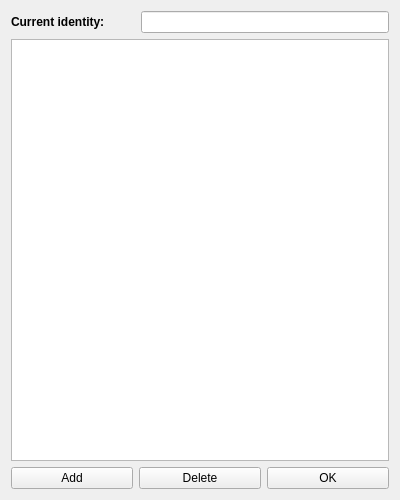
<?xml version="1.0" encoding="UTF-8"?>
<ui version="4.0">
 <class>ProfileEditor</class>
 <widget class="QDialog" name="ProfileEditor">
  <property name="geometry">
   <rect>
    <x>0</x>
    <y>0</y>
    <width>400</width>
    <height>500</height>
   </rect>
  </property>
  <property name="windowTitle">
   <string>Profile Editor</string>
  </property>
  <layout class="QVBoxLayout" name="verticalLayout">
   <item>
    <layout class="QVBoxLayout" name="profileEditorLayout" stretch="0,20,1">
     <item>
      <layout class="QHBoxLayout" name="identityLayout" stretch="2,4">
       <item>
        <widget class="QLabel" name="identityLabel">
         <property name="font">
          <font>
           <weight>75</weight>
           <bold>true</bold>
          </font>
         </property>
         <property name="text">
          <string>Current identity:</string>
         </property>
        </widget>
       </item>
       <item>
        <widget class="QLineEdit" name="identityInput">
         <property name="readOnly">
          <bool>true</bool>
         </property>
        </widget>
       </item>
      </layout>
     </item>
     <item>
      <widget class="QTableView" name="profileTable">
       <attribute name="horizontalHeaderCascadingSectionResizes">
        <bool>false</bool>
       </attribute>
       <attribute name="horizontalHeaderDefaultSectionSize">
        <number>100</number>
       </attribute>
       <attribute name="horizontalHeaderShowSortIndicator" stdset="0">
        <bool>true</bool>
       </attribute>
       <attribute name="horizontalHeaderStretchLastSection">
        <bool>true</bool>
       </attribute>
       <attribute name="verticalHeaderVisible">
        <bool>true</bool>
       </attribute>
      </widget>
     </item>
     <item>
      <layout class="QHBoxLayout" name="buttonLayout" stretch="1,1,1">
       <item>
        <widget class="QPushButton" name="addRowButton">
         <property name="text">
          <string>Add</string>
         </property>
         <property name="autoDefault">
          <bool>false</bool>
         </property>
        </widget>
       </item>
       <item>
        <widget class="QPushButton" name="deleteRowButton">
         <property name="text">
          <string>Delete</string>
         </property>
         <property name="autoDefault">
          <bool>false</bool>
         </property>
        </widget>
       </item>
       <item>
        <widget class="QPushButton" name="okButton">
         <property name="text">
          <string>OK</string>
         </property>
         <property name="autoDefault">
          <bool>false</bool>
         </property>
        </widget>
       </item>
      </layout>
     </item>
    </layout>
   </item>
  </layout>
 </widget>
 <resources/>
 <connections/>
</ui>
